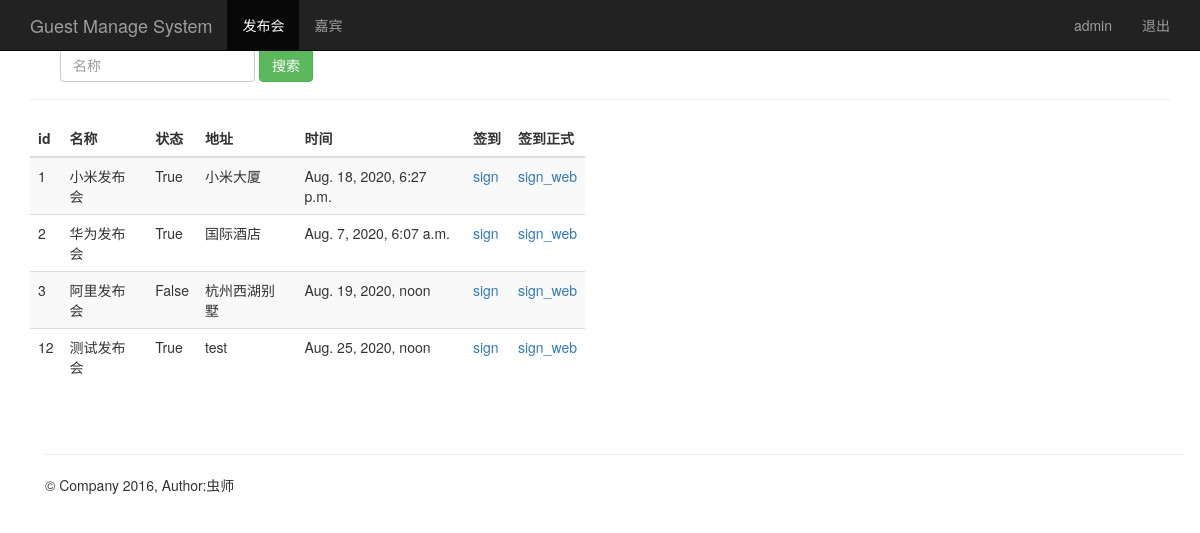
The page /event_manage/ (signed in) on the database its author committed.
### sign/models.py (models this page shows, shortened)
class Event(models.Model):
    name = models.CharField(max_length=100)  # 发布会标题
    limit = models.IntegerField()  # 参加人数
    status = models.BooleanField()  # 状态
    address = models.CharField(max_length=200)  # 地址
    start_time = models.DateTimeField('events time')  # 发布会时间
    create_time = models.DateTimeField(auto_now=True)  # 创建时间（自动获取当前时间）

### sign/views.py (the view)
# urls.py: path(r'^event_manage/$', views.event_manage),
@login_required
def event_manage(request):
    event_list = Event.objects.all()
    username = request.session.get('user', '')  # 读取浏览器session
    return render(request, "event_manage.html", {"user": username, "events": event_list})

### sign/templates/event_manage.html
{% extends "base.html" %}
{% block content %}
    <nav class="navbar navbar-inverse navbar-fixed-top">
      <div class="container">
        <div class="navbar-header">
          <a class="navbar-brand" href="/event_manage/">Guest Manage System</a>
        </div>
        <div id="navbar" class="collapse navbar-collapse">
          <ul class="nav navbar-nav">
            <li class="active"><a href="#">发布会</a></li>
            <li><a href="/guest_manage/">嘉宾</a></li>
          </ul>
          <ul class="nav navbar-nav navbar-right">
           <li><a href="#">{{user}}</a></li>
           <li><a href="/logout/">退出</a></li>
         </ul>
        </div>
      </div>
    </nav>
    <div class="container theme-showcase" role="main">
      <div class="page-header">
        <div id="navbar" class="navbar-collapse collapse">
          <form class="navbar-form" method="get" action="/search_name/">
            <div class="form-group">
              <input name="name" type="text" placeholder="名称" class="form-control">
            </div>
            <button type="submit" class="btn btn-success">搜索</button>
          </form>
        </div>
      </div>
      <div class="row">
        <div class="col-md-6">
          <table class="table table-striped">
            <thead>
              <tr>
                <th>id</th>
                <th>名称</th>
                <th>状态</th>
                <th>地址</th>
                <th>时间</th>
                <th style="width: 45px;">签到</th>
                <th>签到正式</th>
              </tr>
            </thead>
            <tbody>
              {% for event in events %}
                <tr>
                  <td>{{ event.id }}</td>
                  <td>{{ event.name }}</td>
                  <td>{{ event.status }}</td>
                  <td>{{ event.address }}</td>
                  <td>{{ event.start_time }}</td>
                  <td><a href="/sign_index/{{ event.id }}/"  target="{{ event.id }}_blank">sign</a></td>
                  <td><a href="/sign_index2/{{ event.id }}/"  target="{{ event.id }}_blank">sign_web</a></td>
                </tr>
             {% endfor %}
            </tbody>
          </table>
        </div>
      </div>
{% endblock %}

### rows shown on the page
Event: id "1", name "小米发布会", status "True", address "小米大厦", start_time "Aug. 18, 2020, 6:27 p.m."
Event: id "2", name "华为发布会", status "True", address "国际酒店", start_time "Aug. 7, 2020, 6:07 a.m."
Event: id "3", name "阿里发布会", status "False", address "杭州西湖别墅", start_time "Aug. 19, 2020, noon"
Event: id "12", name "测试发布会", status "True", address "test", start_time "Aug. 25, 2020, noon"

### other values the page prints
{{ user }} "admin"
